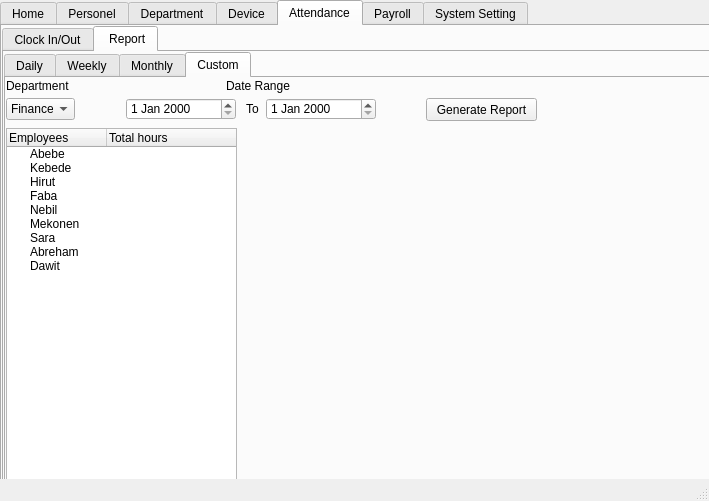
<?xml version="1.0" encoding="UTF-8"?>
<ui version="4.0">
 <class>MainWindow</class>
 <widget class="QMainWindow" name="MainWindow">
  <property name="geometry">
   <rect>
    <x>0</x>
    <y>0</y>
    <width>709</width>
    <height>501</height>
   </rect>
  </property>
  <property name="windowTitle">
   <string>MainWindow</string>
  </property>
  <widget class="QWidget" name="centralwidget">
   <widget class="QTabWidget" name="tabWidget">
    <property name="geometry">
     <rect>
      <x>0</x>
      <y>0</y>
      <width>721</width>
      <height>561</height>
     </rect>
    </property>
    <property name="currentIndex">
     <number>4</number>
    </property>
    <widget class="QWidget" name="tab_5">
     <attribute name="title">
      <string>Home</string>
     </attribute>
    </widget>
    <widget class="QWidget" name="tab_6">
     <attribute name="title">
      <string>Personel</string>
     </attribute>
    </widget>
    <widget class="QWidget" name="tab_7">
     <attribute name="title">
      <string>Department</string>
     </attribute>
    </widget>
    <widget class="QWidget" name="tab_8">
     <attribute name="title">
      <string>Device</string>
     </attribute>
    </widget>
    <widget class="QWidget" name="tab_9">
     <attribute name="title">
      <string>Attendance</string>
     </attribute>
     <widget class="QTabWidget" name="tabWidget_2">
      <property name="geometry">
       <rect>
        <x>0</x>
        <y>0</y>
        <width>721</width>
        <height>471</height>
       </rect>
      </property>
      <property name="currentIndex">
       <number>1</number>
      </property>
      <widget class="QWidget" name="tab_12">
       <attribute name="title">
        <string>Clock In/Out</string>
       </attribute>
       <widget class="QLabel" name="label">
        <property name="geometry">
         <rect>
          <x>0</x>
          <y>10</y>
          <width>81</width>
          <height>16</height>
         </rect>
        </property>
        <property name="text">
         <string>Search Member</string>
        </property>
       </widget>
       <widget class="QLineEdit" name="lineEdit">
        <property name="geometry">
         <rect>
          <x>0</x>
          <y>30</y>
          <width>211</width>
          <height>20</height>
         </rect>
        </property>
       </widget>
       <widget class="QLabel" name="label_2">
        <property name="geometry">
         <rect>
          <x>290</x>
          <y>10</y>
          <width>31</width>
          <height>16</height>
         </rect>
        </property>
        <property name="text">
         <string>Date</string>
        </property>
       </widget>
       <widget class="QDateEdit" name="dateEdit">
        <property name="geometry">
         <rect>
          <x>290</x>
          <y>30</y>
          <width>110</width>
          <height>21</height>
         </rect>
        </property>
       </widget>
       <widget class="QPushButton" name="pushButton">
        <property name="geometry">
         <rect>
          <x>220</x>
          <y>30</y>
          <width>41</width>
          <height>21</height>
         </rect>
        </property>
        <property name="text">
         <string>Search</string>
        </property>
       </widget>
       <widget class="QTableWidget" name="tableWidget">
        <property name="geometry">
         <rect>
          <x>0</x>
          <y>60</y>
          <width>401</width>
          <height>301</height>
         </rect>
        </property>
        <column>
         <property name="text">
          <string>Employee Name</string>
         </property>
        </column>
        <column>
         <property name="text">
          <string>Clock In</string>
         </property>
        </column>
        <column>
         <property name="text">
          <string>Clock Out</string>
         </property>
        </column>
        <column>
         <property name="text">
          <string>Time Worked</string>
         </property>
        </column>
       </widget>
       <widget class="QPushButton" name="pushButton_2">
        <property name="geometry">
         <rect>
          <x>451</x>
          <y>30</y>
          <width>121</width>
          <height>23</height>
         </rect>
        </property>
        <property name="font">
         <font>
          <weight>50</weight>
          <bold>false</bold>
         </font>
        </property>
        <property name="text">
         <string>See Today's Report</string>
        </property>
       </widget>
      </widget>
      <widget class="QWidget" name="tab_13">
       <attribute name="title">
        <string> Report</string>
       </attribute>
       <widget class="QTabWidget" name="tabWidget_3">
        <property name="geometry">
         <rect>
          <x>0</x>
          <y>0</y>
          <width>711</width>
          <height>451</height>
         </rect>
        </property>
        <property name="currentIndex">
         <number>3</number>
        </property>
        <widget class="QWidget" name="tab_18">
         <attribute name="title">
          <string>Daily</string>
         </attribute>
         <widget class="QTreeWidget" name="treeWidget">
          <property name="geometry">
           <rect>
            <x>0</x>
            <y>50</y>
            <width>231</width>
            <height>311</height>
           </rect>
          </property>
          <column>
           <property name="text">
            <string>Employees</string>
           </property>
          </column>
          <column>
           <property name="text">
            <string>Toltal Hours</string>
           </property>
          </column>
          <item>
           <property name="text">
            <string>Abebe</string>
           </property>
           <property name="text">
            <string/>
           </property>
          </item>
          <item>
           <property name="text">
            <string>Kebede</string>
           </property>
           <property name="text">
            <string/>
           </property>
          </item>
          <item>
           <property name="text">
            <string>Hirut</string>
           </property>
           <property name="text">
            <string/>
           </property>
          </item>
          <item>
           <property name="text">
            <string>Faba</string>
           </property>
           <property name="text">
            <string/>
           </property>
          </item>
          <item>
           <property name="text">
            <string>Nebil</string>
           </property>
           <property name="text">
            <string/>
           </property>
          </item>
          <item>
           <property name="text">
            <string>Mekonen</string>
           </property>
           <property name="text">
            <string/>
           </property>
          </item>
          <item>
           <property name="text">
            <string>Sara</string>
           </property>
           <property name="text">
            <string/>
           </property>
          </item>
          <item>
           <property name="text">
            <string>Abreham</string>
           </property>
           <property name="text">
            <string/>
           </property>
          </item>
          <item>
           <property name="text">
            <string>Dawit</string>
           </property>
           <property name="text">
            <string/>
           </property>
          </item>
         </widget>
         <widget class="QDateEdit" name="dateEdit_2">
          <property name="geometry">
           <rect>
            <x>120</x>
            <y>20</y>
            <width>110</width>
            <height>22</height>
           </rect>
          </property>
         </widget>
         <widget class="QComboBox" name="comboBox">
          <property name="geometry">
           <rect>
            <x>0</x>
            <y>20</y>
            <width>69</width>
            <height>22</height>
           </rect>
          </property>
          <item>
           <property name="text">
            <string>Finance</string>
           </property>
          </item>
          <item>
           <property name="text">
            <string>HR</string>
           </property>
          </item>
          <item>
           <property name="text">
            <string>Managment</string>
           </property>
          </item>
         </widget>
         <widget class="QLabel" name="label_4">
          <property name="geometry">
           <rect>
            <x>0</x>
            <y>0</y>
            <width>71</width>
            <height>21</height>
           </rect>
          </property>
          <property name="text">
           <string>Department</string>
          </property>
         </widget>
         <widget class="QLabel" name="label_6">
          <property name="geometry">
           <rect>
            <x>120</x>
            <y>0</y>
            <width>61</width>
            <height>21</height>
           </rect>
          </property>
          <property name="text">
           <string>Select Date</string>
          </property>
         </widget>
         <widget class="QPushButton" name="pushButton_3">
          <property name="geometry">
           <rect>
            <x>230</x>
            <y>0</y>
            <width>61</width>
            <height>21</height>
           </rect>
          </property>
          <property name="text">
           <string>Generate</string>
          </property>
         </widget>
        </widget>
        <widget class="QWidget" name="tab_19">
         <attribute name="title">
          <string>Weekly</string>
         </attribute>
         <widget class="QTreeWidget" name="treeWidget_2">
          <property name="geometry">
           <rect>
            <x>0</x>
            <y>50</y>
            <width>191</width>
            <height>381</height>
           </rect>
          </property>
          <column>
           <property name="text">
            <string>Employees</string>
           </property>
          </column>
          <column>
           <property name="text">
            <string>Toltal Hours</string>
           </property>
          </column>
          <item>
           <property name="text">
            <string>Abebe</string>
           </property>
           <property name="text">
            <string/>
           </property>
          </item>
          <item>
           <property name="text">
            <string>Kebede</string>
           </property>
           <property name="text">
            <string/>
           </property>
          </item>
          <item>
           <property name="text">
            <string>Hirut</string>
           </property>
           <property name="text">
            <string/>
           </property>
          </item>
          <item>
           <property name="text">
            <string>Faba</string>
           </property>
           <property name="text">
            <string/>
           </property>
          </item>
          <item>
           <property name="text">
            <string>Nebil</string>
           </property>
           <property name="text">
            <string/>
           </property>
          </item>
          <item>
           <property name="text">
            <string>Mekonen</string>
           </property>
           <property name="text">
            <string/>
           </property>
          </item>
          <item>
           <property name="text">
            <string>Sara</string>
           </property>
           <property name="text">
            <string/>
           </property>
          </item>
          <item>
           <property name="text">
            <string>Abreham</string>
           </property>
           <property name="text">
            <string/>
           </property>
          </item>
          <item>
           <property name="text">
            <string>Dawit</string>
           </property>
           <property name="text">
            <string/>
           </property>
          </item>
         </widget>
         <widget class="QComboBox" name="comboBox_2">
          <property name="geometry">
           <rect>
            <x>0</x>
            <y>20</y>
            <width>69</width>
            <height>22</height>
           </rect>
          </property>
          <item>
           <property name="text">
            <string>Finance</string>
           </property>
          </item>
          <item>
           <property name="text">
            <string>HR</string>
           </property>
          </item>
          <item>
           <property name="text">
            <string>Managment</string>
           </property>
          </item>
         </widget>
         <widget class="QLabel" name="label_5">
          <property name="geometry">
           <rect>
            <x>0</x>
            <y>0</y>
            <width>71</width>
            <height>16</height>
           </rect>
          </property>
          <property name="text">
           <string>Department</string>
          </property>
         </widget>
         <widget class="QLabel" name="label_7">
          <property name="geometry">
           <rect>
            <x>120</x>
            <y>0</y>
            <width>61</width>
            <height>16</height>
           </rect>
          </property>
          <property name="text">
           <string>Select Week</string>
          </property>
         </widget>
         <widget class="QComboBox" name="comboBox_5">
          <property name="geometry">
           <rect>
            <x>120</x>
            <y>20</y>
            <width>69</width>
            <height>22</height>
           </rect>
          </property>
          <item>
           <property name="text">
            <string>Mon</string>
           </property>
          </item>
          <item>
           <property name="text">
            <string>Tue</string>
           </property>
          </item>
          <item>
           <property name="text">
            <string>Wen</string>
           </property>
          </item>
          <item>
           <property name="text">
            <string>New Item</string>
           </property>
          </item>
         </widget>
         <widget class="QPushButton" name="pushButton_6">
          <property name="geometry">
           <rect>
            <x>210</x>
            <y>0</y>
            <width>91</width>
            <height>23</height>
           </rect>
          </property>
          <property name="text">
           <string>Generate Report</string>
          </property>
         </widget>
        </widget>
        <widget class="QWidget" name="tab_20">
         <attribute name="title">
          <string>Monthly</string>
         </attribute>
         <widget class="QTreeWidget" name="treeWidget_3">
          <property name="geometry">
           <rect>
            <x>0</x>
            <y>60</y>
            <width>191</width>
            <height>351</height>
           </rect>
          </property>
          <column>
           <property name="text">
            <string>Employees</string>
           </property>
          </column>
          <column>
           <property name="text">
            <string>Toltal Hours</string>
           </property>
          </column>
          <item>
           <property name="text">
            <string>Abebe</string>
           </property>
           <property name="text">
            <string/>
           </property>
          </item>
          <item>
           <property name="text">
            <string>Kebede</string>
           </property>
           <property name="text">
            <string/>
           </property>
          </item>
          <item>
           <property name="text">
            <string>Hirut</string>
           </property>
           <property name="text">
            <string/>
           </property>
          </item>
          <item>
           <property name="text">
            <string>Faba</string>
           </property>
           <property name="text">
            <string/>
           </property>
          </item>
          <item>
           <property name="text">
            <string>Nebil</string>
           </property>
           <property name="text">
            <string/>
           </property>
          </item>
          <item>
           <property name="text">
            <string>Mekonen</string>
           </property>
           <property name="text">
            <string/>
           </property>
          </item>
          <item>
           <property name="text">
            <string>Sara</string>
           </property>
           <property name="text">
            <string/>
           </property>
          </item>
          <item>
           <property name="text">
            <string>Abreham</string>
           </property>
           <property name="text">
            <string/>
           </property>
          </item>
          <item>
           <property name="text">
            <string>Dawit</string>
           </property>
           <property name="text">
            <string/>
           </property>
          </item>
         </widget>
         <widget class="QLabel" name="label_8">
          <property name="geometry">
           <rect>
            <x>0</x>
            <y>0</y>
            <width>71</width>
            <height>16</height>
           </rect>
          </property>
          <property name="text">
           <string>Department</string>
          </property>
         </widget>
         <widget class="QComboBox" name="comboBox_3">
          <property name="geometry">
           <rect>
            <x>0</x>
            <y>20</y>
            <width>69</width>
            <height>22</height>
           </rect>
          </property>
          <item>
           <property name="text">
            <string>Finance</string>
           </property>
          </item>
          <item>
           <property name="text">
            <string>HR</string>
           </property>
          </item>
          <item>
           <property name="text">
            <string>Managment</string>
           </property>
          </item>
         </widget>
         <widget class="QLabel" name="label_9">
          <property name="geometry">
           <rect>
            <x>120</x>
            <y>0</y>
            <width>71</width>
            <height>16</height>
           </rect>
          </property>
          <property name="text">
           <string>Select Month</string>
          </property>
         </widget>
         <widget class="QComboBox" name="comboBox_4">
          <property name="geometry">
           <rect>
            <x>120</x>
            <y>20</y>
            <width>69</width>
            <height>22</height>
           </rect>
          </property>
          <item>
           <property name="text">
            <string>January</string>
           </property>
          </item>
          <item>
           <property name="text">
            <string>February</string>
           </property>
          </item>
          <item>
           <property name="text">
            <string>March</string>
           </property>
          </item>
         </widget>
         <widget class="QPushButton" name="pushButton_4">
          <property name="geometry">
           <rect>
            <x>210</x>
            <y>0</y>
            <width>91</width>
            <height>23</height>
           </rect>
          </property>
          <property name="text">
           <string>Generate Report</string>
          </property>
         </widget>
        </widget>
        <widget class="QWidget" name="tab_21">
         <attribute name="title">
          <string>Custom</string>
         </attribute>
         <widget class="QLabel" name="label_22">
          <property name="geometry">
           <rect>
            <x>0</x>
            <y>0</y>
            <width>71</width>
            <height>16</height>
           </rect>
          </property>
          <property name="text">
           <string>Department</string>
          </property>
         </widget>
         <widget class="QLabel" name="label_23">
          <property name="geometry">
           <rect>
            <x>220</x>
            <y>0</y>
            <width>71</width>
            <height>16</height>
           </rect>
          </property>
          <property name="text">
           <string>Date Range</string>
          </property>
         </widget>
         <widget class="QTreeWidget" name="treeWidget_10">
          <property name="geometry">
           <rect>
            <x>0</x>
            <y>50</y>
            <width>231</width>
            <height>381</height>
           </rect>
          </property>
          <column>
           <property name="text">
            <string>Employees</string>
           </property>
          </column>
          <column>
           <property name="text">
            <string>Total hours</string>
           </property>
          </column>
          <item>
           <property name="text">
            <string>Abebe</string>
           </property>
           <property name="text">
            <string/>
           </property>
          </item>
          <item>
           <property name="text">
            <string>Kebede</string>
           </property>
           <property name="text">
            <string/>
           </property>
          </item>
          <item>
           <property name="text">
            <string>Hirut</string>
           </property>
           <property name="text">
            <string/>
           </property>
          </item>
          <item>
           <property name="text">
            <string>Faba</string>
           </property>
           <property name="text">
            <string/>
           </property>
          </item>
          <item>
           <property name="text">
            <string>Nebil</string>
           </property>
           <property name="text">
            <string/>
           </property>
          </item>
          <item>
           <property name="text">
            <string>Mekonen</string>
           </property>
           <property name="text">
            <string/>
           </property>
          </item>
          <item>
           <property name="text">
            <string>Sara</string>
           </property>
           <property name="text">
            <string/>
           </property>
          </item>
          <item>
           <property name="text">
            <string>Abreham</string>
           </property>
           <property name="text">
            <string/>
           </property>
          </item>
          <item>
           <property name="text">
            <string>Dawit</string>
           </property>
           <property name="text">
            <string/>
           </property>
          </item>
         </widget>
         <widget class="QComboBox" name="comboBox_17">
          <property name="geometry">
           <rect>
            <x>0</x>
            <y>20</y>
            <width>69</width>
            <height>22</height>
           </rect>
          </property>
          <item>
           <property name="text">
            <string>Finance</string>
           </property>
          </item>
          <item>
           <property name="text">
            <string>HR</string>
           </property>
          </item>
          <item>
           <property name="text">
            <string>Managment</string>
           </property>
          </item>
         </widget>
         <widget class="QDateEdit" name="dateEdit_5">
          <property name="geometry">
           <rect>
            <x>120</x>
            <y>20</y>
            <width>110</width>
            <height>22</height>
           </rect>
          </property>
         </widget>
         <widget class="QDateEdit" name="dateEdit_6">
          <property name="geometry">
           <rect>
            <x>260</x>
            <y>20</y>
            <width>110</width>
            <height>22</height>
           </rect>
          </property>
         </widget>
         <widget class="QLabel" name="label_3">
          <property name="geometry">
           <rect>
            <x>240</x>
            <y>20</y>
            <width>21</width>
            <height>21</height>
           </rect>
          </property>
          <property name="text">
           <string>To</string>
          </property>
         </widget>
         <widget class="QPushButton" name="pushButton_5">
          <property name="geometry">
           <rect>
            <x>420</x>
            <y>20</y>
            <width>111</width>
            <height>23</height>
           </rect>
          </property>
          <property name="text">
           <string>Generate Report</string>
          </property>
         </widget>
        </widget>
       </widget>
      </widget>
     </widget>
    </widget>
    <widget class="QWidget" name="tab_10">
     <attribute name="title">
      <string>Payroll</string>
     </attribute>
    </widget>
    <widget class="QWidget" name="tab_11">
     <attribute name="title">
      <string>System Setting</string>
     </attribute>
    </widget>
   </widget>
  </widget>
  <widget class="QStatusBar" name="statusbar"/>
 </widget>
 <resources>
  <include location="member.qrc"/>
 </resources>
 <connections/>
</ui>
